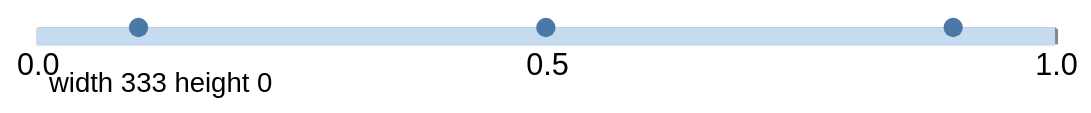

The Vega-Lite source for this figure:
### Vega specification from a JSON file in a GitHub repository (floating-point values rounded to 4 significant figures)
{"$schema": "https://vega.github.io/schema/vega/v6.json", "description": "A chart's **size may be written as a signal reference**, and that reference is an *expression*, not a seed. Upstream's `collectSignals` in `view.js` passes five top-level properties — `background`, `autosize`, `padding`, `width` and `height` — through `signalObject`, which is `value && value.signal ? {name, update: value.signal} : {name, value}`. So `\"width\": {\"signal\": \"w * 2 + 10\"}` does not set the width to a number; it makes the built-in `width` signal *derived*, and every scale ranged on `\"width\"`, every axis along it and every mark that reads the signal follows. Both forms are written here so the fixture says which half of the rule is doing the work. `height` is the plain form: the reference names `h` and nothing else declares a `height` signal, so the built-in is the derived one. `width` is the **merged** form: the specification also declares a signal named `width`, and upstream's `extend(pre[s.name], s)` copies that declaration *onto* the built-in — so its `value` of 333 lands as an initial value and the built-in's `update` survives it and wins. The width is therefore `w * 2 + 10`, and 333 is never seen. The reference is also resolved by dependency rather than by position: `w` is declared after the property that reads it. The axis exists because a scale with `\"range\": \"width\"` is the usual way a chart notices its own size, and the rect spans it so the drawing is wrong by the whole plotting area if the reference is dropped rather than wrong by a label.", "width": {"signal": "w * 2 + 10"}, "height": {"signal": "h"}, "padding": 5, "signals": [{"name": "width", "value": 333}, {"name": "w", "value": 95}, {"name": "h", "value": 70}], "data": [{"name": "t", "values": [{"u": 0.1, "n": 1}, {"u": 0.5, "n": 2}, {"u": 0.9, "n": 3}]}], "scales": [{"name": "x", "type": "linear", "domain": [0, 1], "range": "width"}, {"name": "y", "type": "linear", "domain": [0, 4], "range": "height"}], "axes": [{"orient": "bottom", "scale": "x", "tickCount": 3}], "marks": [{"type": "rect", "encode": {"update": {"x": {"value": 0}, "y": {"value": 0}, "width": {"signal": "width"}, "height": {"value": 6}, "fill": {"value": "#c6dbef"}}}}, {"type": "symbol", "from": {"data": "t"}, "encode": {"update": {"x": {"scale": "x", "field": "u"}, "y": {"scale": "y", "field": "n"}, "size": {"value": 40}, "fill": {"value": "#4c78a8"}}}}, {"type": "text", "encode": {"update": {"x": {"value": 4}, "y": {"value": 14}, "text": {"signal": "'width ' + width + ' height ' + height"}, "fontSize": {"value": 9}, "baseline": {"value": "top"}}}}]}
